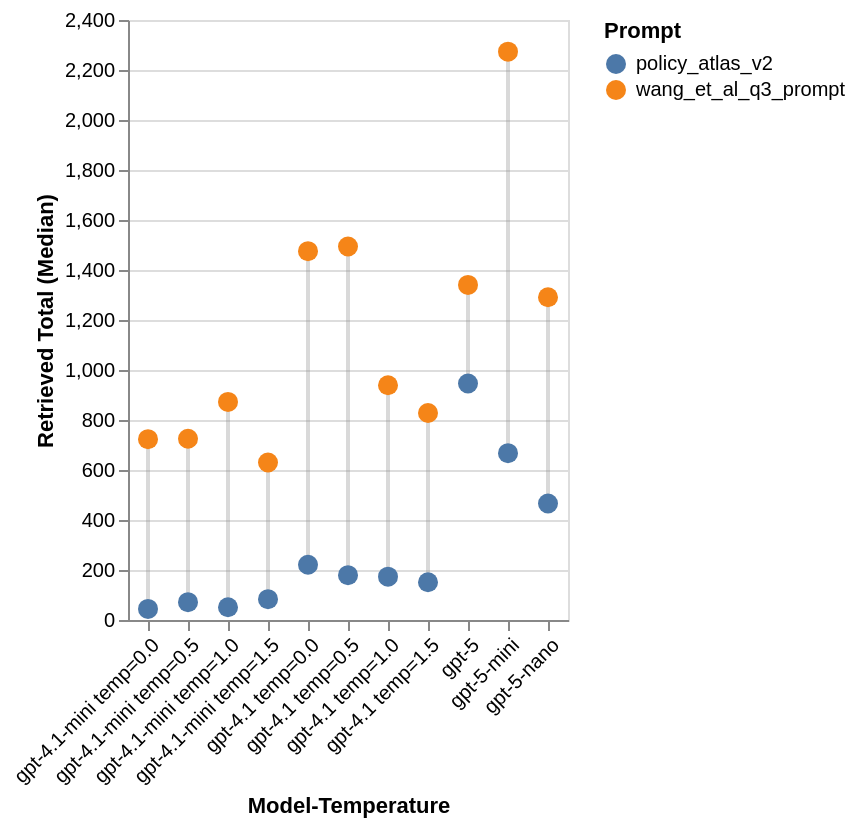

The notebook cell this image was saved under:
### Code cell
# Plot total retrieved by model-temp with connecting lines
base = alt.Chart(df)

# Lines connecting the same model-temp
lines = base.mark_line(color='gray', opacity=0.3).encode(
    x=alt.X("model_temp:N", title="Model-Temperature", axis=alt.Axis(labelAngle=-45), sort=model_temps),
    y=alt.Y("retrieved_total_median:Q", title="Retrieved Total (Median)"),
    detail="model_temp:N"  # Group by model_temp to connect points
)

# Points for each prompt
points = base.mark_circle(opacity=1, size=100).encode(
    x=alt.X("model_temp:N", title="Model-Temperature", axis=alt.Axis(labelAngle=-45), sort=model_temps),
    y=alt.Y("retrieved_total_median:Q", title="Retrieved Total (Median)"),
    color=alt.Color("prompt:N", title="Prompt", scale=alt.Scale(scheme="tableau10")),
)

fig = lines + points
fig.save(RESULTS_DIR / "prompt_retrieved_total_by_model_temp.png", scale_factor=2)
fig

### Figure 1 — Vega-Lite specification as saved in the notebook (floating-point values rounded to 4 significant figures)
{"config": {"view": {"continuousWidth": 300, "continuousHeight": 300}}, "layer": [{"mark": {"type": "line", "color": "gray", "opacity": 0.3}, "encoding": {"detail": {"field": "model_temp", "type": "nominal"}, "x": {"axis": {"labelAngle": -45}, "field": "model_temp", "sort": ["gpt-4o-mini temp=0.0", "gpt-4o-mini temp=0.5", "gpt-4o-mini temp=1.0", "gpt-4o-mini temp=1.5", "gpt-4o-mini temp=2.0", "gpt-4o temp=0.0", "gpt-4o temp=0.5", "gpt-4o temp=1.0", "gpt-4o temp=1.5", "gpt-4o temp=2.0", "gpt-4.1-nano temp=0.0", "gpt-4.1-nano temp=0.5", "gpt-4.1-nano temp=1.0", "gpt-4.1-nano temp=1.5", "gpt-4.1-nano temp=2.0", "gpt-4.1-mini temp=0.0", "gpt-4.1-mini temp=0.5", "gpt-4.1-mini temp=1.0", "gpt-4.1-mini temp=1.5", "gpt-4.1-mini temp=2.0", "gpt-4.1 temp=0.0", "gpt-4.1 temp=0.5", "gpt-4.1 temp=1.0", "gpt-4.1 temp=1.5", "gpt-4.1 temp=2.0", "gpt-5-nano temp=0.0", "gpt-5-nano temp=0.5", "gpt-5-nano temp=1.0", "gpt-5-nano temp=1.5", "gpt-5-nano temp=2.0", "gpt-5-mini temp=0.0", "gpt-5-mini temp=0.5", "gpt-5-mini temp=1.0", "gpt-5-mini temp=1.5", "gpt-5-mini temp=2.0", "gpt-5 temp=0.0", "gpt-5 temp=0.5", "gpt-5 temp=1.0", "gpt-5 temp=1.5", "gpt-5 temp=2.0"], "title": "Model-Temperature", "type": "nominal"}, "y": {"field": "retrieved_total_median", "title": "Retrieved Total (Median)", "type": "quantitative"}}}, {"mark": {"type": "circle", "opacity": 1, "size": 100}, "encoding": {"color": {"field": "prompt", "scale": {"scheme": "tableau10"}, "title": "Prompt", "type": "nominal"}, "x": {"axis": {"labelAngle": -45}, "field": "model_temp", "sort": ["gpt-4o-mini temp=0.0", "gpt-4o-mini temp=0.5", "gpt-4o-mini temp=1.0", "gpt-4o-mini temp=1.5", "gpt-4o-mini temp=2.0", "gpt-4o temp=0.0", "gpt-4o temp=0.5", "gpt-4o temp=1.0", "gpt-4o temp=1.5", "gpt-4o temp=2.0", "gpt-4.1-nano temp=0.0", "gpt-4.1-nano temp=0.5", "gpt-4.1-nano temp=1.0", "gpt-4.1-nano temp=1.5", "gpt-4.1-nano temp=2.0", "gpt-4.1-mini temp=0.0", "gpt-4.1-mini temp=0.5", "gpt-4.1-mini temp=1.0", "gpt-4.1-mini temp=1.5", "gpt-4.1-mini temp=2.0", "gpt-4.1 temp=0.0", "gpt-4.1 temp=0.5", "gpt-4.1 temp=1.0", "gpt-4.1 temp=1.5", "gpt-4.1 temp=2.0", "gpt-5-nano temp=0.0", "gpt-5-nano temp=0.5", "gpt-5-nano temp=1.0", "gpt-5-nano temp=1.5", "gpt-5-nano temp=2.0", "gpt-5-mini temp=0.0", "gpt-5-mini temp=0.5", "gpt-5-mini temp=1.0", "gpt-5-mini temp=1.5", "gpt-5-mini temp=2.0", "gpt-5 temp=0.0", "gpt-5 temp=0.5", "gpt-5 temp=1.0", "gpt-5 temp=1.5", "gpt-5 temp=2.0"], "title": "Model-Temperature", "type": "nominal"}, "y": {"field": "retrieved_total_median", "title": "Retrieved Total (Median)", "type": "quantitative"}}}], "data": {"name": "data-cb3d6b372f9defb73e24cd75f0814ff0"}, "$schema": "https://vega.github.io/schema/vega-lite/v5.20.1.json", "datasets": {"data-cb3d6b372f9defb73e24cd75f0814ff0": [{"model_temp": "gpt-4.1 temp=0.0", "prompt": "policy_atlas_v2", "n_questions": 10, "retrieved_total_mean": 426.9, "retrieved_total_median": 221.0, "retrieved_total_q1": 41.75, "retrieved_total_q3": 504.8, "n_elements_mean": 20.66, "f1_mean": 0.0771, "f1_median": 0.0396, "precision_mean": 0.3738, "recall_mean": 0.0758, "temperature": 0.0}, {"model_temp": "gpt-4.1 temp=0.5", "prompt": "policy_atlas_v2", "n_questions": 10, "retrieved_total_mean": 382.4, "retrieved_total_median": 179.5, "retrieved_total_q1": 51.25, "retrieved_total_q3": 296.0, "n_elements_mean": 20.62, "f1_mean": 0.0651, "f1_median": 0.0175, "precision_mean": 0.3559, "recall_mean": 0.0687, "temperature": 0.5}, {"model_temp": "gpt-4.1 temp=1.0", "prompt": "policy_atlas_v2", "n_questions": 10, "retrieved_total_mean": 400.4, "retrieved_total_median": 173.5, "retrieved_total_q1": 76.0, "retrieved_total_q3": 401.2, "n_elements_mean": 20.5, "f1_mean": 0.0677, "f1_median": 0.026, "precision_mean": 0.3683, "recall_mean": 0.0611, "temperature": 1.0}, {"model_temp": "gpt-4.1 temp=1.5", "prompt": "policy_atlas_v2", "n_questions": 10, "retrieved_total_mean": 661.4, "retrieved_total_median": 151.0, "retrieved_total_q1": 42.25, "retrieved_total_q3": 339.2, "n_elements_mean": 20.78, "f1_mean": 0.0613, "f1_median": 0.0218, "precision_mean": 0.4109, "recall_mean": 0.0638, "temperature": 1.5}, {"model_temp": "gpt-4.1-mini temp=0.0", "prompt": "policy_atlas_v2", "n_questions": 10, "retrieved_total_mean": 64.76, "retrieved_total_median": 44.5, "retrieved_total_q1": 16.0, "retrieved_total_q3": 101.8, "n_elements_mean": 15.54, "f1_mean": 0.0154, "f1_median": 0.0067, "precision_mean": 0.4627, "recall_mean": 0.0081, "temperature": 0.0}, {"model_temp": "gpt-4.1-mini temp=0.5", "prompt": "policy_atlas_v2", "n_questions": 10, "retrieved_total_mean": 180.0, "retrieved_total_median": 71.5, "retrieved_total_q1": 29.25, "retrieved_total_q3": 137.2, "n_elements_mean": 15.92, "f1_mean": 0.0384, "f1_median": 0.0127, "precision_mean": 0.4406, "recall_mean": 0.0326, "temperature": 0.5}, {"model_temp": "gpt-4.1-mini temp=1.0", "prompt": "policy_atlas_v2", "n_questions": 10, "retrieved_total_mean": 252.5, "retrieved_total_median": 51.0, "retrieved_total_q1": 27.25, "retrieved_total_q3": 260.0, "n_elements_mean": 16.24, "f1_mean": 0.0451, "f1_median": 0.0086, "precision_mean": 0.4491, "recall_mean": 0.0378, "temperature": 1.0}, {"model_temp": "gpt-4.1-mini temp=1.5", "prompt": "policy_atlas_v2", "n_questions": 10, "retrieved_total_mean": 247.7, "retrieved_total_median": 83.5, "retrieved_total_q1": 28.25, "retrieved_total_q3": 378.8, "n_elements_mean": 16.24, "f1_mean": 0.0486, "f1_median": 0.0102, "precision_mean": 0.465, "recall_mean": 0.0307, "temperature": 1.5}, {"model_temp": "gpt-5", "prompt": "policy_atlas_v2", "n_questions": 10, "retrieved_total_mean": 3129.0, "retrieved_total_median": 946.0, "retrieved_total_q1": 377.5, "retrieved_total_q3": 1934.0, "n_elements_mean": 44.05, "f1_mean": 0.1342, "f1_median": 0.0719, "precision_mean": 0.3278, "recall_mean": 0.122, "temperature": null}, {"model_temp": "gpt-5-mini", "prompt": "policy_atlas_v2", "n_questions": 10, "retrieved_total_mean": 5997.0, "retrieved_total_median": 667.5, "retrieved_total_q1": 311.0, "retrieved_total_q3": 1249.0, "n_elements_mean": 41.57, "f1_mean": 0.0874, "f1_median": 0.0467, "precision_mean": 0.3053, "recall_mean": 0.0697, "temperature": null}, {"model_temp": "gpt-5-nano", "prompt": "policy_atlas_v2", "n_questions": 10, "retrieved_total_mean": 3143.0, "retrieved_total_median": 466.0, "retrieved_total_q1": 112.2, "retrieved_total_q3": 1414.0, "n_elements_mean": 26.29, "f1_mean": 0.0804, "f1_median": 0.0412, "precision_mean": 0.3315, "recall_mean": 0.0887, "temperature": null}, {"model_temp": "gpt-4.1 temp=0.0", "prompt": "wang_et_al_q3_prompt", "n_questions": 10, "retrieved_total_mean": 4388.0, "retrieved_total_median": 1476.0, "retrieved_total_q1": 580.0, "retrieved_total_q3": 2928.0, "n_elements_mean": 36.28, "f1_mean": 0.1339, "f1_median": 0.086, "precision_mean": 0.3334, "recall_mean": 0.134, "temperature": 0.0}, {"model_temp": "gpt-4.1 temp=0.5", "prompt": "wang_et_al_q3_prompt", "n_questions": 10, "retrieved_total_mean": 4220.0, "retrieved_total_median": 1494.0, "retrieved_total_q1": 566.2, "retrieved_total_q3": 4036.0, "n_elements_mean": 35.28, "f1_mean": 0.1358, "f1_median": 0.0753, "precision_mean": 0.325, "recall_mean": 0.1573, "temperature": 0.5}, {"model_temp": "gpt-4.1 temp=1.0", "prompt": "wang_et_al_q3_prompt", "n_questions": 10, "retrieved_total_mean": 2342.0, "retrieved_total_median": 939.0, "retrieved_total_q1": 375.5, "retrieved_total_q3": 2247.0, "n_elements_mean": 34.3, "f1_mean": 0.1331, "f1_median": 0.0622, "precision_mean": 0.34, "recall_mean": 0.158, "temperature": 1.0}, {"model_temp": "gpt-4.1 temp=1.5", "prompt": "wang_et_al_q3_prompt", "n_questions": 10, "retrieved_total_mean": 2718.0, "retrieved_total_median": 828.0, "retrieved_total_q1": 209.5, "retrieved_total_q3": 2675.0, "n_elements_mean": 35.7, "f1_mean": 0.1223, "f1_median": 0.0513, "precision_mean": 0.2995, "recall_mean": 0.127, "temperature": 1.5}, {"model_temp": "gpt-4.1-mini temp=0.0", "prompt": "wang_et_al_q3_prompt", "n_questions": 10, "retrieved_total_mean": 6397.0, "retrieved_total_median": 723.5, "retrieved_total_q1": 319.8, "retrieved_total_q3": 3522.0, "n_elements_mean": 20.34, "f1_mean": 0.0924, "f1_median": 0.0367, "precision_mean": 0.2456, "recall_mean": 0.0808, "temperature": 0.0}, {"model_temp": "gpt-4.1-mini temp=0.5", "prompt": "wang_et_al_q3_prompt", "n_questions": 10, "retrieved_total_mean": 7037.0, "retrieved_total_median": 725.0, "retrieved_total_q1": 217.8, "retrieved_total_q3": 3040.0, "n_elements_mean": 20.92, "f1_mean": 0.0749, "f1_median": 0.0285, "precision_mean": 0.2464, "recall_mean": 0.0657, "temperature": 0.5}, {"model_temp": "gpt-4.1-mini temp=1.0", "prompt": "wang_et_al_q3_prompt", "n_questions": 10, "retrieved_total_mean": 6871.0, "retrieved_total_median": 872.5, "retrieved_total_q1": 108.0, "retrieved_total_q3": 1437.0, "n_elements_mean": 19.78, "f1_mean": 0.0841, "f1_median": 0.036, "precision_mean": 0.2968, "recall_mean": 0.0738, "temperature": 1.0}, {"model_temp": "gpt-4.1-mini temp=1.5", "prompt": "wang_et_al_q3_prompt", "n_questions": 10, "retrieved_total_mean": 17080.0, "retrieved_total_median": 630.0, "retrieved_total_q1": 144.2, "retrieved_total_q3": 20960.0, "n_elements_mean": 19.7, "f1_mean": 0.0817, "f1_median": 0.0132, "precision_mean": 0.2777, "recall_mean": 0.0826, "temperature": 1.5}, {"model_temp": "gpt-5", "prompt": "wang_et_al_q3_prompt", "n_questions": 10, "retrieved_total_mean": 26880.0, "retrieved_total_median": 1340.0, "retrieved_total_q1": 751.0, "retrieved_total_q3": 4726.0, "n_elements_mean": 85.9, "f1_mean": 0.1202, "f1_median": 0.0584, "precision_mean": 0.2407, "recall_mean": 0.1095, "temperature": null}, {"model_temp": "gpt-5-mini", "prompt": "wang_et_al_q3_prompt", "n_questions": 10, "retrieved_total_mean": 24730.0, "retrieved_total_median": 2274.0, "retrieved_total_q1": 761.5, "retrieved_total_q3": 6412.0, "n_elements_mean": 64.72, "f1_mean": 0.1199, "f1_median": 0.0749, "precision_mean": 0.1886, "recall_mean": 0.1383, "temperature": null}, {"model_temp": "gpt-5-nano", "prompt": "wang_et_al_q3_prompt", "n_questions": 10, "retrieved_total_mean": 1910.0, "retrieved_total_median": 1291.0, "retrieved_total_q1": 242.2, "retrieved_total_q3": 2768.0, "n_elements_mean": 33.98, "f1_mean": 0.1132, "f1_median": 0.0445, "precision_mean": 0.3264, "recall_mean": 0.142, "temperature": null}]}}
